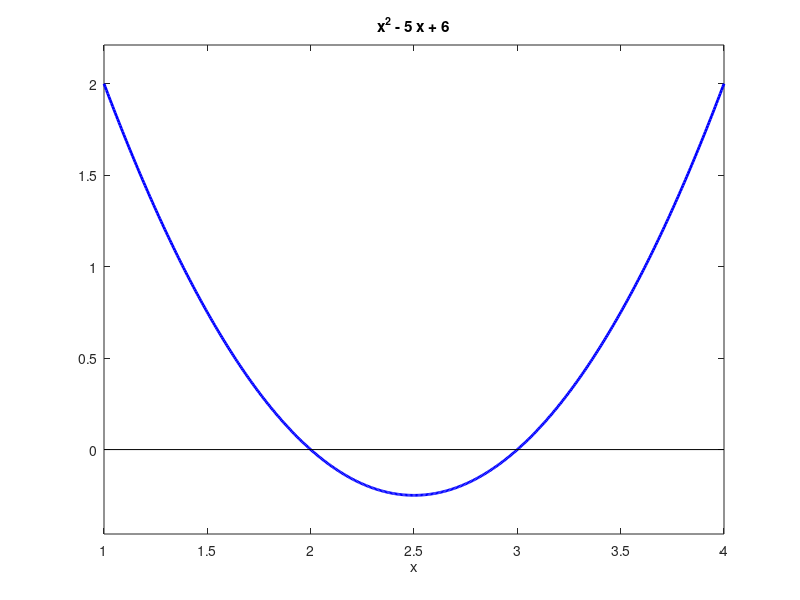

MATLAB code for this plot: (Note: this script raises an error after producing the figure.)


% --------------%
% CASO TEST 1   %
% --------------%
%Definisce la funzione e la sua derivata


f=@(x) x.^2 -5*x +6 ; 
df=@(x) 2*x -5;

% inizializza i parametri
toll=1e-8;
itmax=100;
a=1;b=4;


%Disegna la funzione f(x) e l'asse x nella stessa figura
figure(1)
h=ezplot(f,[a b]);
set(h, 'Color','b','Linestyle','-','LineWidth',2);
hold on; plot([a b],[0 0],'k-');hold off;

% chiamata alla function bisezione
[c,iter,semilun,res]=bisezione(2.5,b,toll,toll,itmax,f);

% stampa a video dei risultati
for k=1:iter
fprintf('\n [k]:%3.0f [c]: %15.15f [AMP]: %2.2e [WRES]:%2.2e  ',k,c(k),semilun(k),res(k))
end
fprintf('\n');

% chiamata alla function newton
x0=3.5;
[x,iterN,scarti]=newton(f,df,x0,toll,itmax);

%Stampa a video dei risultati 
fprintf('\n [k]: %2.0f \t [xk]: %10.15f \t [dif]: ',1,x(1));
for k=2:iterN+1
fprintf('\n [k]: %2.0f \t [xk]: %10.15f \t [dif]: %10.2e',k,x(k),scarti(k-1));
end
fprintf('\n');

% crea grafico  con il profilo di convergenza
figure(2)
semilogy(1:iter,abs(res),'m-*',1:iterN,abs(scarti),'g-o');
title('Profilo di convergenza dei due metodi per f(x)=x^2 -5x +6');
xlabel('N. iterazioni');
ylabel('scarto/residuo pesato');
legend('bisezione','Newton');
print -dpdf grafico1.pdf

